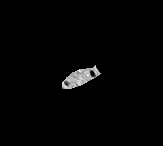
#> input picture BHS6 Bitmaps - Cleaned/bhs_voi_600000300.bmp, 163 x 146 px, found by its file name; its folder holds only this picture in this run
$ python mask_script_bmp.py
#> lines starting #> are read from the running program, lines starting #| are printed output that depends on the picture; after the words box and inside, x2 and y2 are one past the last pixel; in counts of white or black regions, pixels touching at a corner belong together
import os
import cv2
import numpy as np
import matplotlib.pyplot as plt
from matplotlib.widgets import Slider


# [133 lines left out: function refine_mask, not called in this run]


def make_masks(input_folder, output_folder, save_examples = False, example_slice = 47):
    # Ensure mask folder exists
#> called with save_examples = False, example_slice = 47
    os.makedirs(output_folder, exist_ok=True)

    # Load BMP files
    image_stack = []
    mask_stack = []
    padding_size = 30
    for filename in sorted(os.listdir(input_folder)):
        if filename.endswith(".bmp"):
            bmp_path = os.path.join(input_folder, filename)
            bmp_image = cv2.imread(bmp_path, cv2.IMREAD_GRAYSCALE)
#> bmp_image is the input picture: shape (146, 163); min 0, max 250, mean 3.5

            # Add black padding around the image
            padded_image = cv2.copyMakeBorder(bmp_image, padding_size, padding_size, padding_size, padding_size, cv2.BORDER_CONSTANT, value=0)
            image_stack.append(padded_image)

    # Initialize mask and overlay stacks
    num_images = len(image_stack)
#> num_images = 1
    index = 0
    step = 0

    # Process each image to generate masks and overlays
    for img in image_stack:
        if (100*(index)/num_images)//10 != (100*(index+1)/num_images)//10:
            print(f"{index}/{num_images}")
        index += 1

        # Binary Thresholding
        _, start_img = cv2.threshold(img, 1, 255, cv2.THRESH_BINARY)
        if save_examples and index == example_slice:
            cv2.imwrite(f"step-{step}.png", start_img)
            step += 1

        # Dilation to ensure all white pixels are included in the mask
        dilated = cv2.dilate(start_img, np.ones((3, 3), np.uint8), iterations=3)

        if save_examples and index == example_slice:
            cv2.imwrite(f"step-{step}.png", dilated)
            step += 1

        # Morphological Gradient to get edges
        gradient = cv2.morphologyEx(dilated, cv2.MORPH_GRADIENT, np.ones((3, 3), np.uint8))

        if save_examples and index == example_slice:
            cv2.imwrite(f"step-{step}.png", gradient)
            step += 1

        # Gaussian Blur to smooth edges
        blurred_img = cv2.GaussianBlur(gradient, (5, 5), 0)

        if save_examples and index == example_slice:
            cv2.imwrite(f"step-{step}.png", blurred_img)
            step += 1

        # Morphological Closing to fill in gaps within the porous structure
        closed = cv2.morphologyEx(blurred_img, cv2.MORPH_CLOSE, np.ones((17, 17), np.uint8))

        if save_examples and index == example_slice:
            cv2.imwrite(f"step-{step}.png", closed)
            step += 1

        # Create Mask using contours
        mask = np.zeros_like(img)
        contours, _ = cv2.findContours(closed, cv2.RETR_EXTERNAL, cv2.CHAIN_APPROX_SIMPLE)
        cv2.drawContours(mask, contours, -1, color=255, thickness=cv2.FILLED)

        if save_examples and index == example_slice:
            cv2.imwrite(f"step-{step}.png", mask)
            step += 1

        # Gaussian Blur to smooth edges
        smoothed_mask = cv2.GaussianBlur(mask, (75, 75), 0)

        if save_examples and index == example_slice:
            cv2.imwrite(f"step-{step}.png", smoothed_mask)
            step += 1

        # Threshold after blur to retain binary form
        _, blurred_img = cv2.threshold(smoothed_mask, 127, 255, cv2.THRESH_BINARY)

        if save_examples and index == example_slice:
            cv2.imwrite(f"step-{step}.png", blurred_img)
            step += 1

        # Erode to make mask boundaries hug the edge of the image data
        final_mask = cv2.erode(blurred_img, np.ones((6, 6), np.uint8)  , cv2.BORDER_REFLECT)

        if save_examples and index == example_slice:
            cv2.imwrite(f"step-{step}.png", final_mask)
            step += 1

        # Crop final mask back to the original image size
        cropped_mask = final_mask[padding_size:-padding_size, padding_size:-padding_size]

        # Save mask as BMP file
        mask_filename = os.path.join(output_folder, f"mask_{index:03d}.bmp")
        cv2.imwrite(mask_filename, cropped_mask)
        mask_stack.append(cropped_mask)
#> this loop made 1 pass
#> index on pass 1: 1
#| 0/1
#> pass 1, in make_masks, `_, start_img = cv2.threshold(img, 1, 255, cv2.THRESH_BINARY)`:
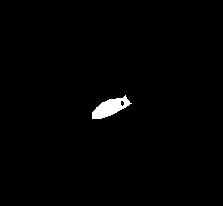
#> start_img: shape (206, 223); 1.1% white; 1 white region, box (x1, y1, x2, y2) and area: (92, 95, 132, 119) 483
#> pass 1, in make_masks, `gradient = cv2.morphologyEx(dilated, cv2.MORPH_GRADIENT, np.ones((3, 3..`:
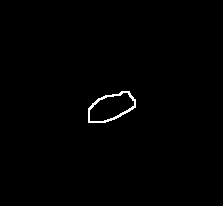
#> gradient: shape (206, 223); 0.66% white in thin lines or dots, all inside (x1, y1, x2, y2) = (88, 91, 136, 123)
#> after the loop:
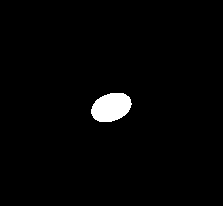
#> blurred_img: shape (206, 223); 2% white; 1 white region, box (x1, y1, x2, y2) and area: (91, 93, 132, 122) 910
#> after the loop:
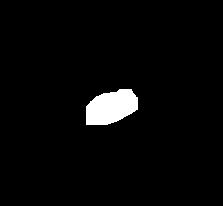
#> mask: shape (206, 223); 3.1% white; 1 white region, box (x1, y1, x2, y2) and area: (86, 89, 138, 125) 1407
#> after the loop:
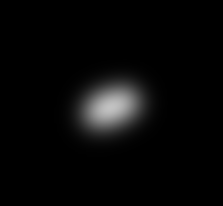
#> smoothed_mask: shape (206, 223); min 0, max 194, mean 7.8
#> after the loop, index = 1; mask_stack = 1 item; step = 0
    return ([img[padding_size:-padding_size, padding_size:-padding_size] for img in image_stack], mask_stack)


def compare_mask(images, masks, title = "Mask Comparison"):
    mask_stack = []
    overlay_stack = []
    for img, mask in zip(images, masks):
        # Otsu’s Thresholding for binary image comparison
        _, img_bin = cv2.threshold(img, 0, 255, cv2.THRESH_BINARY + cv2.THRESH_OTSU)
        _, mask_bin = cv2.threshold(mask, 254, 255, cv2.THRESH_BINARY)

        # Create overlay with white for overlap, gray for mask-only regions, and black elsewhere
        overlap = cv2.bitwise_and(img_bin, mask_bin)  # Areas where both DICOM image and mask are white
        mask_only = cv2.bitwise_and(mask_bin, cv2.bitwise_not(img_bin))  # Areas where only mask is white
        image_only = cv2.bitwise_and(img_bin, cv2.bitwise_not(mask_bin))  # Areas where only image is white

        # Assign pixel intensities for overlay
        overlay = np.zeros_like(img_bin)
        overlay[overlap > 0] = 255  # White for overlap
        overlay[mask_only > 0] = 127  # Gray for mask-only areas
        overlay[image_only > 0] = 80 # Dark Gray for image-only areas

        # Append the mask and overlay to stacks
        mask_stack.append(mask)
        overlay_stack.append(overlay)

    # Set up interactive viewer with matplotlib
    fig, (img_ax, mask_ax, overlay_ax) = plt.subplots(1, 3, figsize=(15, 5))
    plt.subplots_adjust(bottom=0.2)

    # Initialize display with the first slice
    img_ax.imshow(images[0], cmap="gray")
    img_ax.set_title("Image Slice")
    img_ax.axis("off")

    mask_ax.imshow(mask_stack[0], cmap="gray")
    mask_ax.set_title("Mask Slice")
    mask_ax.axis("off")

    overlay_ax.imshow(overlay_stack[0], cmap="gray")
    overlay_ax.set_title("Overlay (White=Overlap, Light Gray=Mask Only, Dark Gray=Image Only)")
    overlay_ax.axis("off")

    # Add a slider for scrolling through slices
    ax_slider = plt.axes([0.25, 0.05, 0.5, 0.03], facecolor="lightgoldenrodyellow")
    slider = Slider(ax_slider, "Slice", 0, len(images) - 1, valinit=0, valstep=1)
    update = lambda val: [ax.imshow(stack[int(slider.val)], cmap="gray") for ax, stack in zip((img_ax, mask_ax, overlay_ax), (images, mask_stack, overlay_stack))] or fig.canvas.draw_idle()
    slider.on_changed(update)

    plt.title(title)
    plt.show()

if __name__ == "__main__":
    folder_path = "C:/Users/Boris/Desktop/Classwork Homework/UMass/Donahue Lab/Python Scripts/BHS6 Bitmaps - Cleaned"
    mask_folder_path = "C:/Users/Boris/Desktop/Classwork Homework/UMass/Donahue Lab/Python Scripts/mask/BHS6 Masks/2d_mask"

    images, masks = make_masks(folder_path, mask_folder_path)
#> images = 1 item; masks = 1 item
    compare_mask(images, masks)
#> the loop in compare_mask, `for img, mask in zip(images, masks):` made 1 pass
#> pass 1, in compare_mask, `mask_only = cv2.bitwise_and(mask_bin, cv2.bitwise_not(img_bin))`:
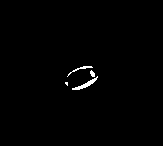
#> mask_only: shape (146, 163); 0.75% white; 4 white regions (1 under 20 px), largest, box (x1, y1, x2, y2) and area: (72, 76, 98, 90) 96, (67, 66, 93, 77) 50, (90, 70, 95, 77) 24
#> in compare_mask, `plt.show()`:
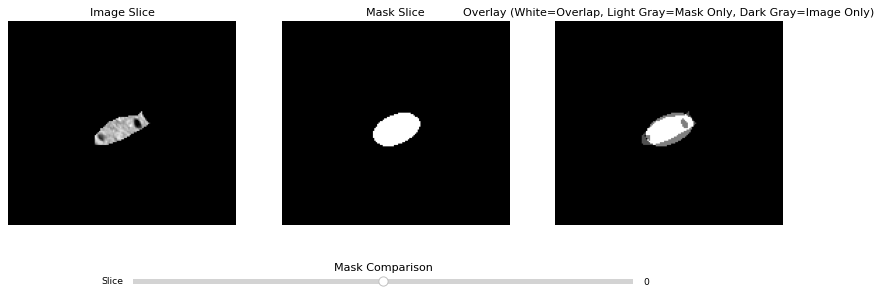
#> figure drawn by matplotlib, 4 panels

$ run again, on BHS6 Bitmaps - Cleaned/bhs_voi_600000316.bmp
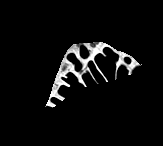
#> input picture BHS6 Bitmaps - Cleaned/bhs_voi_600000316.bmp, 163 x 146 px, found by its file name
#> in make_masks, bmp_image is the input picture: shape (146, 163); min 0, max 255, mean 12.3
#> num_images = 1
#> the loop in make_masks, `for img in image_stack:` made 1 pass
#> index on pass 1: 1
#> (printed output is left out)
#> after the loop in make_masks, `for img in image_stack:`:
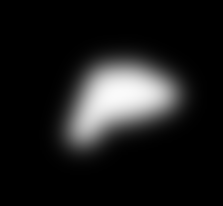
#> smoothed_mask: shape (206, 223); min 0, max 250, mean 27.9
#> after the loop in make_masks, `for img in image_stack:`: mask_stack = 1 item; step = 0
#> images = 1 item
#> the loop in compare_mask, `for img, mask in zip(images, masks):` made 1 pass
#> in compare_mask, `plt.show()`:
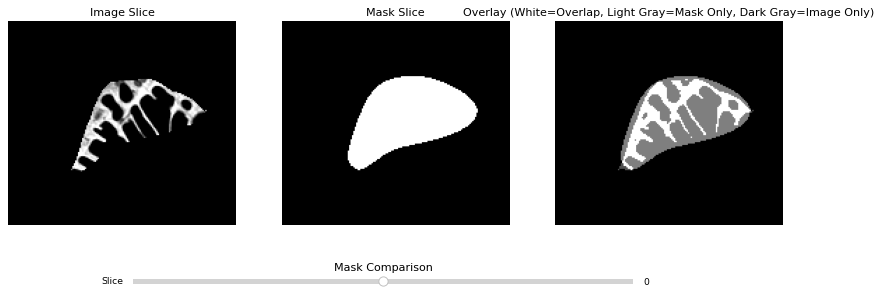
#> figure drawn by matplotlib, 4 panels
